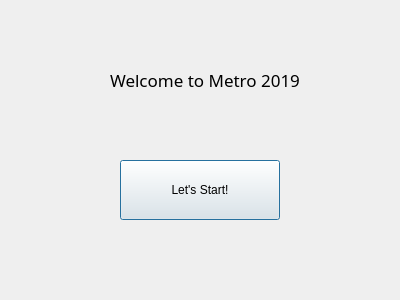
<?xml version="1.0" encoding="UTF-8"?>
<ui version="4.0">
 <class>GreetDialog</class>
 <widget class="QDialog" name="GreetDialog">
  <property name="geometry">
   <rect>
    <x>0</x>
    <y>0</y>
    <width>400</width>
    <height>300</height>
   </rect>
  </property>
  <property name="windowTitle">
   <string>Dialog</string>
  </property>
  <widget class="QPushButton" name="pushButton">
   <property name="geometry">
    <rect>
     <x>120</x>
     <y>160</y>
     <width>160</width>
     <height>60</height>
    </rect>
   </property>
   <property name="text">
    <string>Let's Start!</string>
   </property>
  </widget>
  <widget class="QLabel" name="label">
   <property name="geometry">
    <rect>
     <x>90</x>
     <y>50</y>
     <width>230</width>
     <height>60</height>
    </rect>
   </property>
   <property name="font">
    <font>
     <family>Berlin Sans FB</family>
     <pointsize>13</pointsize>
    </font>
   </property>
   <property name="text">
    <string>Welcome to Metro 2019</string>
   </property>
   <property name="alignment">
    <set>Qt::AlignCenter</set>
   </property>
  </widget>
 </widget>
 <resources/>
 <connections/>
</ui>
